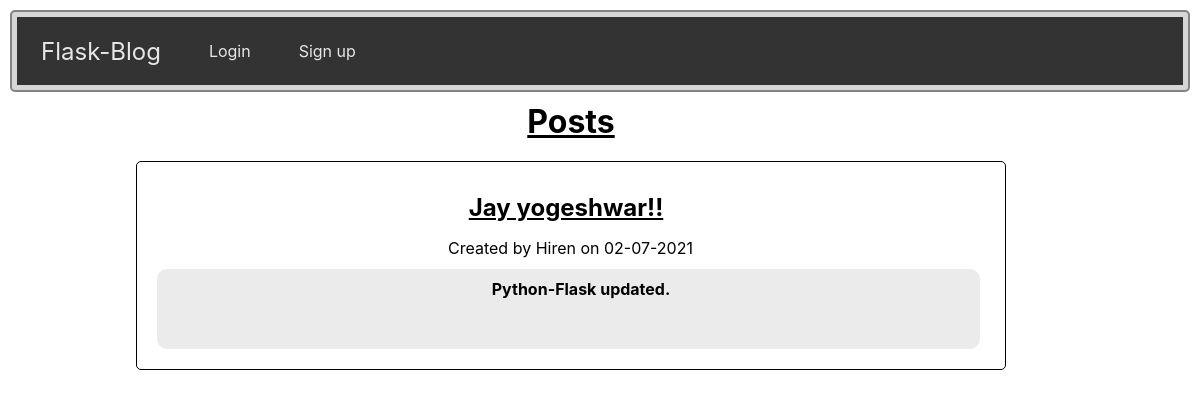
Screenshot of /post/3 with the database file from the repository.
### website/models.py (models this page shows)
class Post(db.Model):
    id = db.Column(db.Integer, primary_key=True)
    title = db.Column(db.String(100), nullable= False)
    content = db.Column(db.String(5000), nullable= False)
    created = db.Column(db.DateTime, default=datetime.now(), nullable=False)
    user_id = db.Column(db.Integer, db.ForeignKey('user.id'), nullable= False)

class User(db.Model,UserMixin) :
    id = db.Column(db.Integer, primary_key= True)
    name = db.Column(db.String(150), nullable= False)
    email = db.Column(db.String(150), unique= True, nullable= False)
    password = db.Column(db.String(150), nullable= False)
    posts = db.relationship('Post', backref= 'author')

### website/views.py (the view)
@views.route('/post/<int:id>')
def post(id):
    post = Post.query.get_or_404(id)
    return render_template('blog/post.html', post=post,user=current_user)

### website/templates/blog/post.html
{% extends "base.html" %}
{% block header %}
<h1 style="text-align: center; width:75%; margin-left: 10%;">
  {% block title %}Posts{% endblock %}
</h1>
{% endblock %}
{% block content %}
<div class="row">
  <div class="leftcolumn">
    <div class="card">
      <h2>{{ post.title.capitalize() }}</h2>
      <p>Created by {{ post.author.name.capitalize() }} on {{ post.created.strftime('%d-%m-%Y') }}</p>
      <h4>{{ post.content}}</h4>
    </div>
  </div>
</div><br>
{% endblock %}

### website/static/style.css (style rules this page uses)
* { box-sizing: border-box; padding: 0; margin: 0; }
body { font-family: -apple-system, BlinkMacSystemFont, 'Segoe UI', Roboto, Oxygen, Ubuntu, Cantarell, 'Open Sans', 'Helvetica Neue', sans-serif; background-color: #ffffff; padding: 10px; }
html { height: auto; background-color: #f2f2f2 ; }
div { border-radius: 5px; padding: 10px; }
p { padding: 1px; margin: 1px; }
.leftcolumn { text-align: center; float: left; width: 75%; margin-left: 10%; border: 1px solid black; padding: 5px; padding-top: 1px; padding-left: 5px; padding-bottom: 5px; }
.card { background-color: white; padding: 10px; margin-top: 5px; margin-right: 10px; }
.card h2 { padding: 10px; margin: 5px; background-color: #ffffff; text-decoration: underline; }
.card p { margin-bottom: 10px; margin-left: 10px; }
.card h4 { background-color: #ebebeb; padding-left: 25px; padding-bottom: 50px; padding-top: 10px; padding: auto; width: auto; border-radius: 10px; margin-bottom: 5px; margin-left: 5px; margin-top: 5px ; }
.row:after { content: ""; display: table; clear: both; }

### rows the page displays
Post: title "Jay yogeshwar!!", created "02-07-2021", content "Python-Flask updated."
User: author.name "Hiren"
